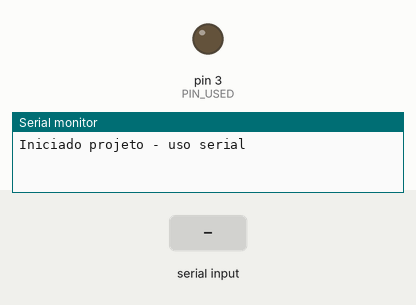
Bench run of a sketch on a simulated Arduino Uno, built with avr-gcc and run on an emulated ATmega328P. Parts: output pins drawn as LEDs (lit = HIGH), the last lines printed to the serial monitor. Inputs (shaded band) come from the test bench.

Above: at 1.2 s.
1.3 s: "l" received over Serial
At 1.6 s:
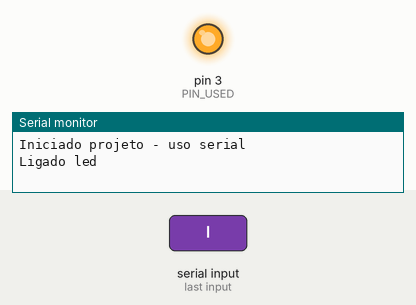
2.8 s: "d" received over Serial
4.3 s: "1" received over Serial
Timing chart, 0 to 7.3 s (numbered marks = the images above; inputs shaded):
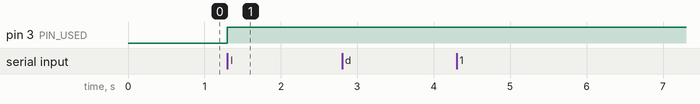

The sketch:

learn2.ino
```cpp
/**
* Projeto 2 -> Desenvolvido na equipe de robótica da Católica de SC
*
* Conecta na porta serial - tenho que ler mais sobre isso...
*      https://en.wikipedia.org/wiki/Serial_port
*
* @team WickedBotz Católica de SC Joinville
*
* @author: Maria Clara Seixa Scheffel
*/

#define PIN_USED     3
#define BAUD_RATE 9600

void setup() {
  Serial.begin( BAUD_RATE );
  Serial.println("Iniciado projeto - uso serial");
  pinMode( PIN_USED , OUTPUT );
}

void loop() {
    if( Serial.available() ) {
        char dado = Serial.read();
        switch(dado) {
            case 'l':
                Serial.println("Ligado led");
                digitalWrite(3, HIGH);
                break;
             case 'd':
                Serial.println("Desligado led");
                break;
             default:
                Serial.println("Xii... deu problema na Kombi...");
        }
     }
}
```

Measured:
- after the input at 1.3 s, pin 3 (PIN_USED): LOW → HIGH at once
